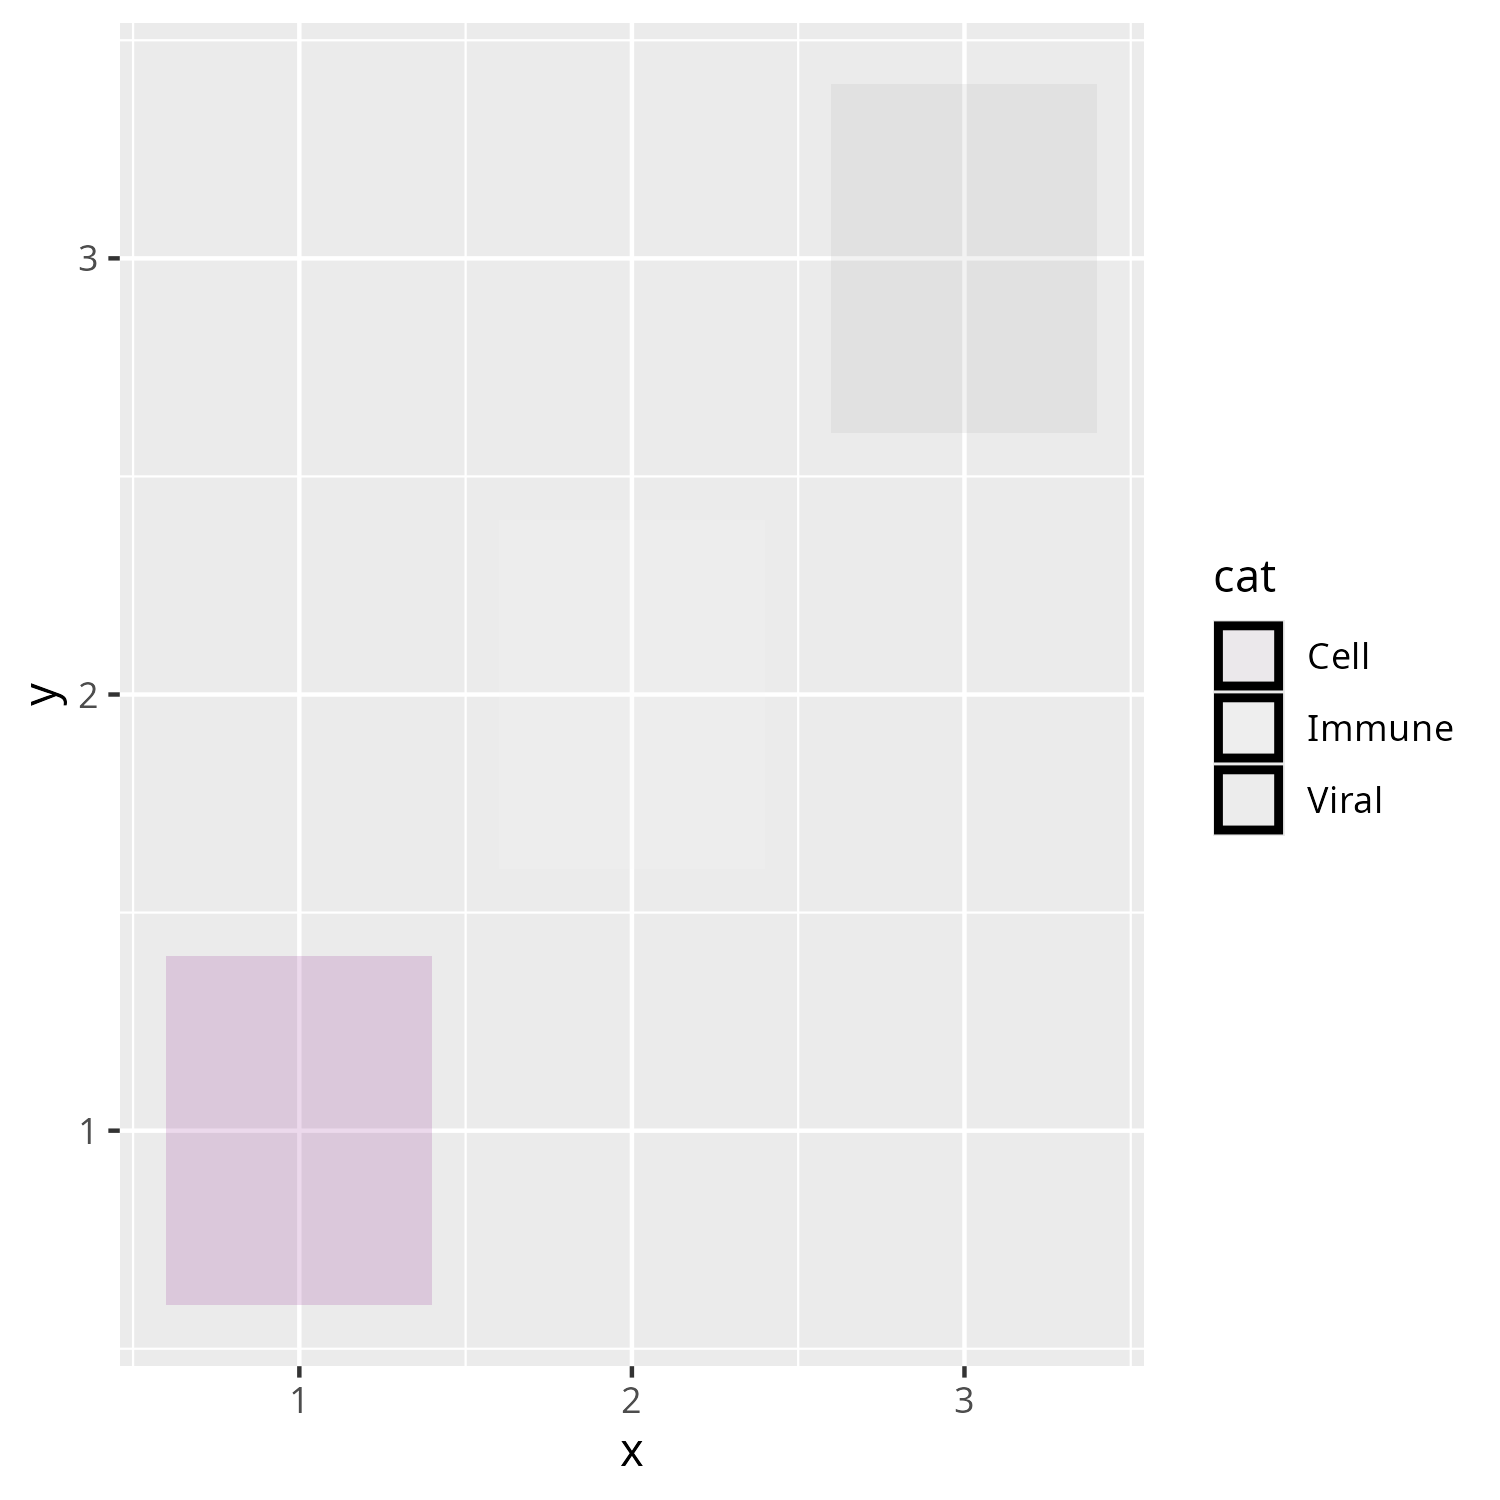

This chart was generated by the following R code:
library(ggplot2)
df <- data.frame(x = 1:3, y = 1:3, cat = c("Cell", "Immune", "Viral"))
p <- ggplot(df, aes(x, y, fill = cat)) +
  geom_rect(aes(xmin=x-0.4, xmax=x+0.4, ymin=y-0.4, ymax=y+0.4), alpha = 0.15, color = NA) +
  scale_fill_manual(values = c(Cell = "#800080", Viral = "#A9A9A9", Immune = "#F5F5F5")) +
  guides(fill = guide_legend(override.aes = list(fill = c("#ECD9EC", "#FEFEFE", "#F2F2F2"), color = "black", linewidth = 1, size = 1)))
ggsave("test_legend.png", p, width=5, height=5)
